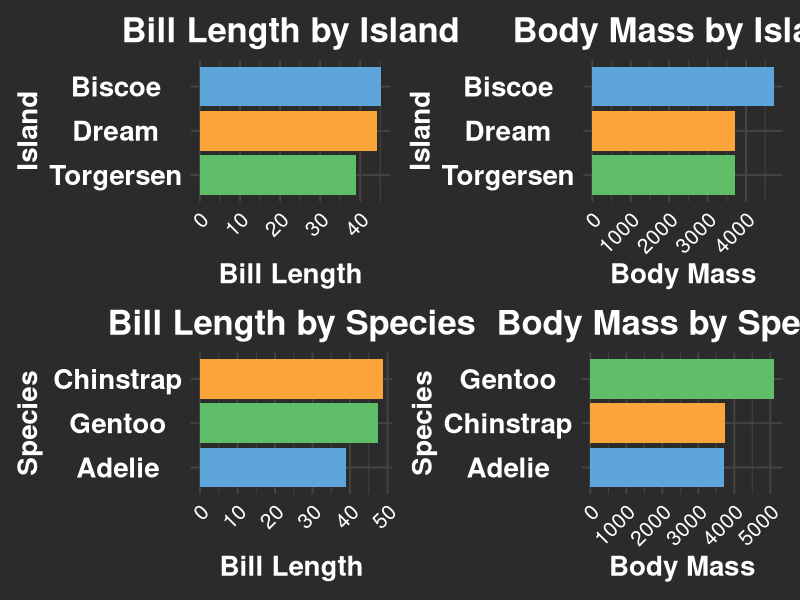

Write the R code that produced this figure.
# Project by Pablo - shared publicly for portfolio purposes (2025)
## Charge libraries
library(tidyverse)
library(palmerpenguins)
library(dplyr)
library(patchwork)

## Charge dataset
View(penguins)

## Clean and manipulate data
data_per_specie = penguins |> 
  drop_na() |> 
  group_by(species) |> 
  summarise(average_bill_length = mean(bill_length_mm), average_body_mass_g = mean(body_mass_g))

data_per_island = penguins |> 
  drop_na() |> 
  group_by(island) |> 
  summarise(average_bill_length = mean(bill_length_mm), average_body_mass_g = mean(body_mass_g))

## Create a data visualization
plot1 = data_per_island |> 
  ggplot() + 
  geom_col(aes(average_bill_length, y = reorder(island, average_bill_length), fill = island)) + 
  scale_fill_manual(values = c("#5DA5DA", "#FAA43A", "#60BD68"))+
  labs(fill = "Island", title = "Bill Length by Island", x = "Bill Length", y = "Island") +
  theme_minimal(base_size = 14) +
  theme(plot.title = element_text(hjust = 0.5, size = 25, face = 'bold', color = 'white'),
axis.text.x = element_text(size = 15, angle = 45, hjust = 1, color = 'white'), 
axis.text.y = element_text(size = 20, hjust = 0.5, face = 'bold', color = 'white'),
axis.title.x = element_text(size = 20, face = 'bold', color = 'white'),
axis.title.y = element_text(size = 20, face = 'bold', color = 'white'),
plot.background = element_rect(fill = "#2B2B2B", color = NA ),
panel.background = element_rect(fill = '#2B2B2B', color = NA),
panel.grid       = element_line(color = "#444444"),
legend.position = "none")

plot2 = data_per_island |> 
  ggplot() + 
  geom_col(aes(average_body_mass_g, y = reorder(island, average_body_mass_g), fill = island)) +
  scale_fill_manual(values = c("#5DA5DA", "#FAA43A", "#60BD68"))+
  labs(fill = "Island", title = "Body Mass by Island", x = "Body Mass", y = "Island") +
  theme_minimal(base_size = 14) +
  theme(plot.title = element_text(hjust = 0.5, size = 25, face = 'bold', color = 'white'),
axis.text.x = element_text(size = 15, angle = 45, hjust = 1, color = 'white'), 
axis.text.y = element_text(size = 20, hjust = 0.5, face = 'bold', color = 'white'),
axis.title.x = element_text(size = 20, face = 'bold', color = 'white'),
axis.title.y = element_text(size = 20, face = 'bold', color = 'white'),
plot.background = element_rect(fill = "#2B2B2B", color = NA ),
panel.background = element_rect(fill = '#2B2B2B', color = NA),
panel.grid       = element_line(color = "#444444"),
legend.position = "none")

plot3 = data_per_specie |> 
  ggplot() + 
  geom_col(aes(average_bill_length, y = reorder(species, average_bill_length), fill = species)) +
  scale_fill_manual(values = c("#5DA5DA", "#FAA43A", "#60BD68"))+
  labs(fill = "Species", title = "Bill Length by Species", x = "Bill Length", y = "Species") +
  theme_minimal(base_size = 14) +
  theme(plot.title = element_text(hjust = 0.5, size = 25, face = 'bold', color = 'white'),
axis.text.x = element_text(size = 15, angle = 45, hjust = 1, color = 'white'), 
axis.text.y = element_text(size = 20, hjust = 0.5, face = 'bold', color = 'white'),
axis.title.x = element_text(size = 20, face = 'bold', color = 'white'),
axis.title.y = element_text(size = 20, face = 'bold', color = 'white'),
plot.background = element_rect(fill = "#2B2B2B", color = NA ),
panel.background = element_rect(fill = '#2B2B2B', color = NA),
panel.grid       = element_line(color = "#444444"),
legend.position = "none")

plot4 = data_per_specie |> 
  ggplot() + 
  geom_col(aes(average_body_mass_g, y = reorder(species, average_body_mass_g), fill = species)) +
  scale_fill_manual(values = c("#5DA5DA", "#FAA43A", "#60BD68"))+
  labs(fill = "Species", title = "Body Mass by Species", x = "Body Mass", y = "Species") +
  theme_minimal(base_size = 14) +
  theme(plot.title = element_text(hjust = 0.5, size = 25, face = 'bold', color = 'white'),
axis.text.x = element_text(size = 15, angle = 45, hjust = 1, color = 'white'), 
axis.text.y = element_text(size = 20, hjust = 0.5, face = 'bold', color = 'white'),
axis.title.x = element_text(size = 20, face = 'bold', color = 'white'),
axis.title.y = element_text(size = 20, face = 'bold', color = 'white'),
plot.background = element_rect(fill = "#2B2B2B", color = NA ),
panel.background = element_rect(fill = '#2B2B2B', color = NA),
panel.grid       = element_line(color = "#444444"),
legend.position = "none")

penguin_dashboard = (plot1 + plot2) / (plot3 + plot4)
penguin_dashboard & theme(plot.background = element_rect(fill = "#2B2B2B", color = NA),
panel.border = element_blank())
